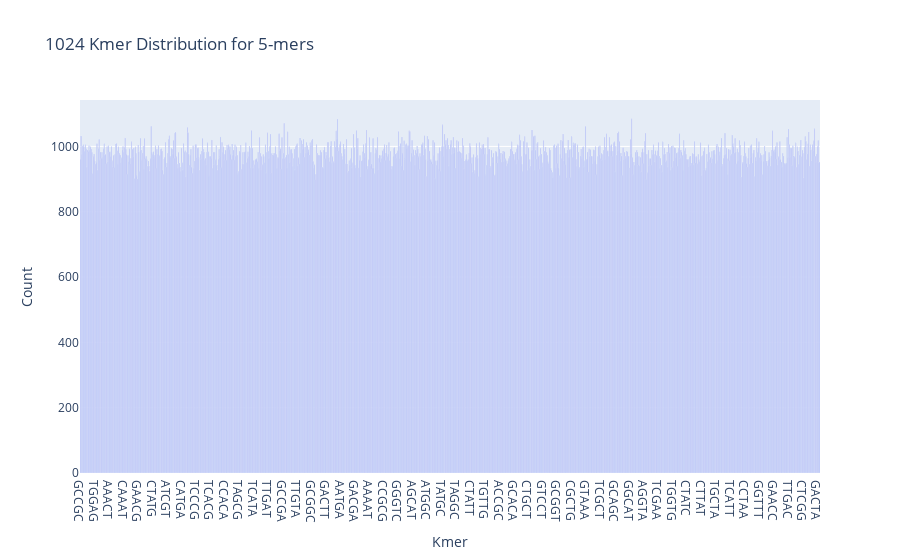
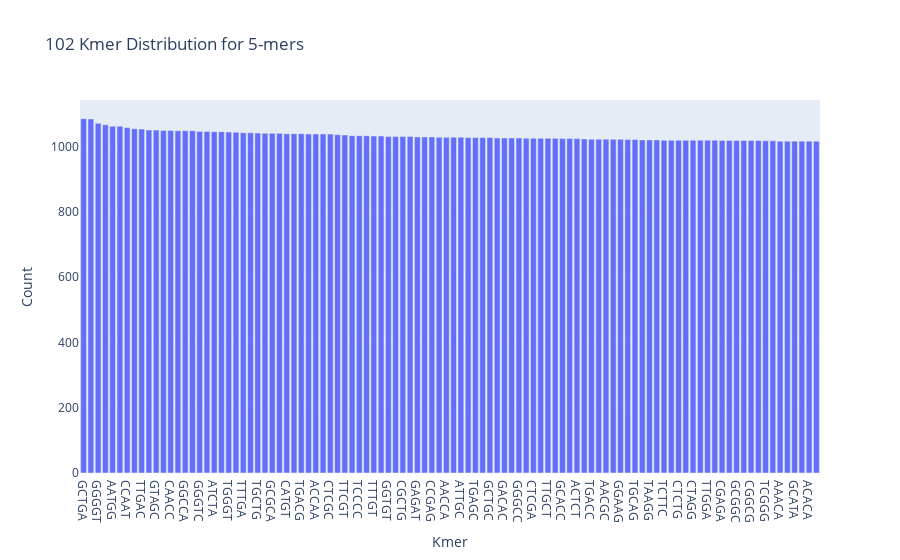

Notebook source saved alongside these figures, in order:
### Code cell
def main():
    test_hash_table(dna_string, dna_len, kmer_size)
    # # uncomment if you would like to enter your own values 
    # test_hash_table(None, None, None)

main()

### Figure 1 — Plotly figure (JSON) as saved in the notebook; plotly's stock layout.template omitted (floating-point values rounded to 4 significant figures; data arrays with more than 128 entries replaced by an {"elided": "..."} marker saying what was removed)
{"data": [{"type": "bar", "x": {"elided": "1024 str values"}, "y": {"elided": "1024 int values"}}], "layout": {"title": {"text": "1024 Kmer Distribution for 5-mers"}, "xaxis": {"title": {"text": "Kmer"}}, "yaxis": {"title": {"text": "Count"}}}}

### Figure 2 — Plotly figure (JSON) as saved in the notebook; plotly's stock layout.template omitted (floating-point values rounded to 4 significant figures)
{"data": [{"type": "bar", "x": ["GCTGA", "GGGTG", "GGGGT", "GAGGC", "AATGG", "TTCAG", "CCAAT", "AAGGA", "TTGAC", "GATAT", "GTAGC", "GAGCG", "CAACC", "GCAGT", "GGCCA", "AGGAG", "GGGTC", "GTATG", "ATCTA", "AACCT", "TGGGT", "TCTCG", "TTTGA", "CCTTG", "TGCTG", "CTAGA", "GCGCA", "GGTTC", "CATGT", "TATGA", "TGACG", "ATGAC", "ACCAA", "TCTAC", "CTCGC", "CGAAT", "TTCGT", "ATGGG", "TCCCC", "AAATG", "TTTGT", "ATGGC", "GGTGT", "GGTGA", "CGCTG", "CGAGC", "GAGAT", "CTTTA", "CCGAG", "AGATC", "AACCA", "CAAAC", "ATTGC", "TCATG", "TGAGC", "AAAAT", "GCTGC", "GCAGG", "GACAC", "CGTGC", "GGGCC", "AGCTG", "CTCGA", "TCTAG", "TTGCT", "TGATC", "GCACC", "CTGTG", "ACTCT", "TTCCC", "TGACC", "TGAAT", "AACGC", "GACGG", "GGAAG", "AGTTA", "TGCAG", "AATCT", "TAAGG", "GGCCG", "TCTTC", "CGGGG", "CTCTG", "GAGTT", "CTAGG", "TAGAC", "TTGGA", "TTGTC", "CGAGA", "CACAG", "GCGGC", "GGGTT", "CGGCG", "CGGCC", "TCGGG", "GAGCA", "AAACA", "TTTAG", "GCATA", "GGTCA", "ACACA", "TCGTT"], "y": [1085, 1084, 1071, 1066, 1062, 1062, 1058, 1054, 1053, 1050, 1050, 1049, 1049, 1048, 1048, 1048, 1046, 1046, 1045, 1045, 1044, 1043, 1042, 1042, 1041, 1040, 1040, 1040, 1039, 1039, 1039, 1038, 1038, 1038, 1038, 1036, 1035, 1033, 1033, 1033, 1032, 1032, 1030, 1030, 1030, 1030, 1029, 1029, 1029, 1028, 1028, 1028, 1028, 1027, 1027, 1027, 1027, 1026, 1026, 1026, 1026, 1025, 1025, 1025, 1025, 1025, 1024, 1024, 1024, 1023, 1022, 1022, 1022, 1022, 1022, 1021, 1021, 1020, 1020, 1020, 1019, 1019, 1019, 1019, 1019, 1019, 1019, 1019, 1018, 1018, 1018, 1018, 1018, 1018, 1017, 1017, 1016, 1016, 1016, 1016, 1016, 1016]}], "layout": {"title": {"text": "102 Kmer Distribution for 5-mers"}, "xaxis": {"title": {"text": "Kmer"}}, "yaxis": {"title": {"text": "Count"}}}}
